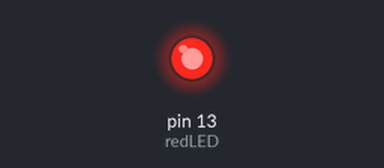
The sketch below on a simulated Arduino Uno, built with avr-gcc and run on an emulated ATmega328P. On the bench: output pins drawn as LEDs (lit = HIGH).

Above: at 0.5 s.
At 4.7 s:
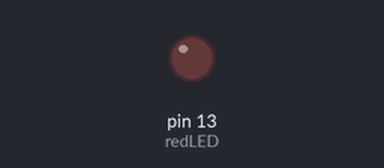
Timing chart, 0 to 7.4 s (numbered marks = the images above):
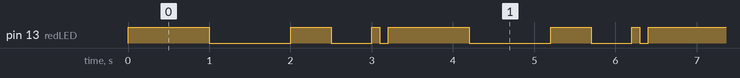

The sketch:

1_LED_Arduino.ino
```cpp
//This is an example for using functions;
/*
Another comment
*/
int redLED = 13;
int greenLED = 12;

void setup()
{
  pinMode(redLED, OUTPUT);
}

void loop()
{
 blink(1000, redLED);
 blink(500, redLED);
 blink(100, redLED);
 }

 //This funtion blinks a LED
 //Only argument is the time
 void blink(int time, int port){
  digitalWrite(port, HIGH);
  delay(time); // Wait for 1000 millisecond(s)
  digitalWrite(redLED, LOW);
  delay(time); // Wait for 1000 millisecond(s)

 }
```

Measured:
- by itself, pin 13 (redLED): repeats every 3.2 s: LOW 1.0 s, HIGH 0.50 s, LOW 0.50 s, HIGH 0.10 s, LOW 0.10 s, HIGH 1.0 s
- by itself, everything shown: repeats every 3.2 s, in 6 steps
